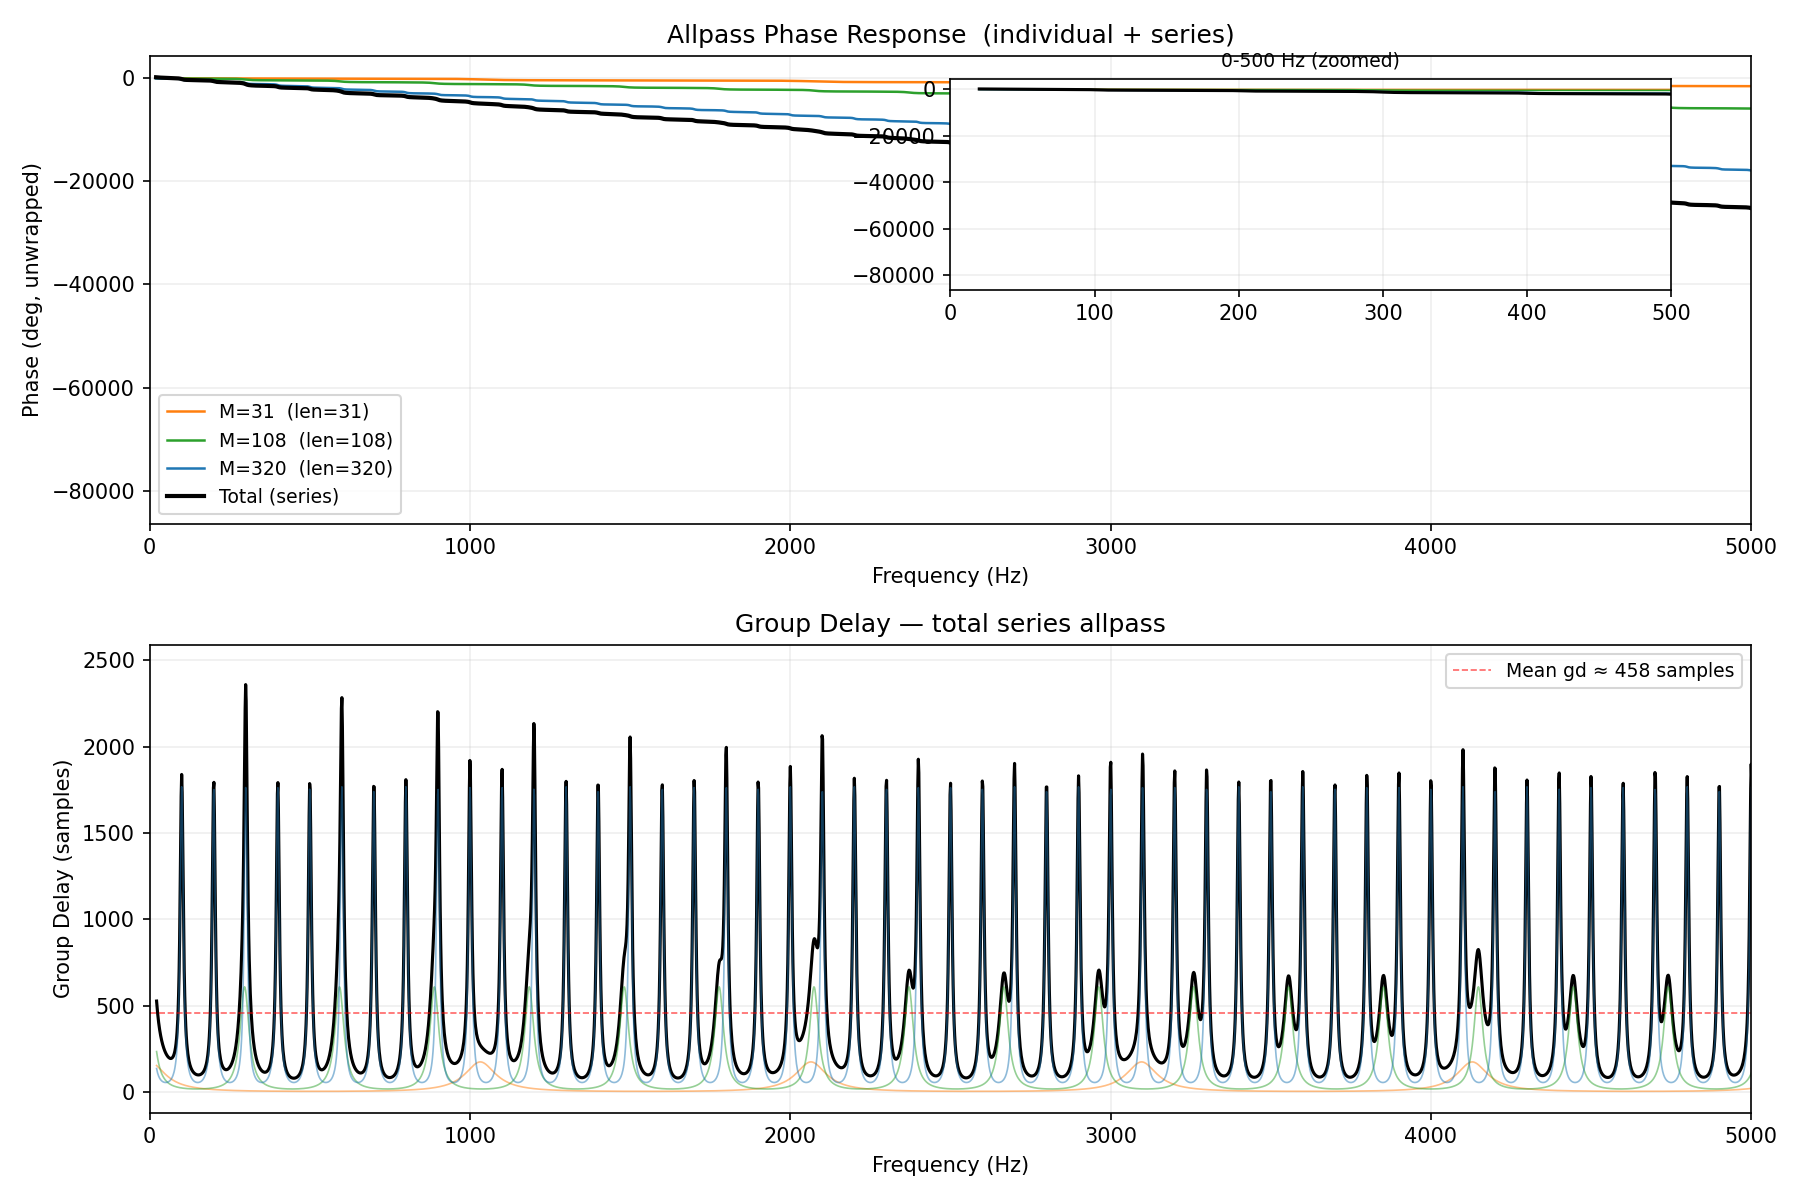

Reproduce this figure in Python.
import numpy as np
import matplotlib.pyplot as plt

fs = 32000
g  = 0.7
Ms = [31, 108, 320]

f = np.linspace(20, fs/2, 10000)
omega = 2 * np.pi * f / fs

fig, (ax1, ax2) = plt.subplots(2, 1, figsize=(12, 8))

total_H = np.ones(len(f), dtype=complex)

for M, color in zip(Ms, ['tab:orange', 'tab:green', 'tab:blue']):
    z = np.exp(1j * omega)
    H = (z**(-M) - g) / (1 - g * z**(-M))
    phase = np.unwrap(np.angle(H)) * 180 / np.pi
    total_H *= H
    ax1.plot(f, phase, color=color, lw=1.2, label=rf'M={M}  (len={M})')

total_phase = np.unwrap(np.angle(total_H)) * 180 / np.pi
ax1.plot(f, total_phase, 'k-', lw=2.0, label='Total (series)')

ax1.set_xlim(0, 5000)
ax1.set_xlabel('Frequency (Hz)')
ax1.set_ylabel('Phase (deg, unwrapped)')
ax1.set_title('Allpass Phase Response  (individual + series)', fontsize=12)
ax1.grid(alpha=0.2)
ax1.legend(fontsize=9)

# 放大低频0-500 Hz
ax1ins = ax1.inset_axes([0.5, 0.5, 0.45, 0.45])
for M, color in zip(Ms, ['tab:orange', 'tab:green', 'tab:blue']):
    z = np.exp(1j * omega)
    H = (z**(-M) - g) / (1 - g * z**(-M))
    phase = np.unwrap(np.angle(H)) * 180 / np.pi
    ax1ins.plot(f, phase, color=color, lw=0.8)
ax1ins.plot(f, total_phase, 'k-', lw=1.5)
ax1ins.set_xlim(0, 500)
ax1ins.set_title('0-500 Hz (zoomed)', fontsize=9)
ax1ins.grid(alpha=0.2)

# ── 群延迟 ──
gd = -np.gradient(np.unwrap(np.angle(total_H)), omega)

ax2.plot(f[1:], gd[1:], 'k-', lw=1.5)
for M, color in zip(Ms, ['tab:orange', 'tab:green', 'tab:blue']):
    z = np.exp(1j * omega)
    H = (z**(-M) - g) / (1 - g * z**(-M))
    gd_i = -np.gradient(np.unwrap(np.angle(H)), omega)
    ax2.plot(f[1:], gd_i[1:], color=color, lw=0.8, alpha=0.5)

ax2.set_xlim(0, 5000)
ax2.set_xlabel('Frequency (Hz)')
ax2.set_ylabel('Group Delay (samples)')
ax2.set_title('Group Delay — total series allpass', fontsize=12)
ax2.grid(alpha=0.2)

avg_gd = np.mean(gd[1:])
ax2.axhline(avg_gd, color='red', ls='--', lw=0.8, alpha=0.6,
            label=f'Mean gd ≈ {avg_gd:.0f} samples')
ax2.legend(fontsize=9)

plt.tight_layout()
plt.savefig('allpass_series.png', dpi=150)
print("Done: allpass_series.png")
print(f"Total phase wrap at fs/2 ≈ {total_phase[-1]:.0f} deg")
print(f"Mean group delay ≈ {avg_gd:.1f} samples = {avg_gd/fs*1000:.2f} ms")
